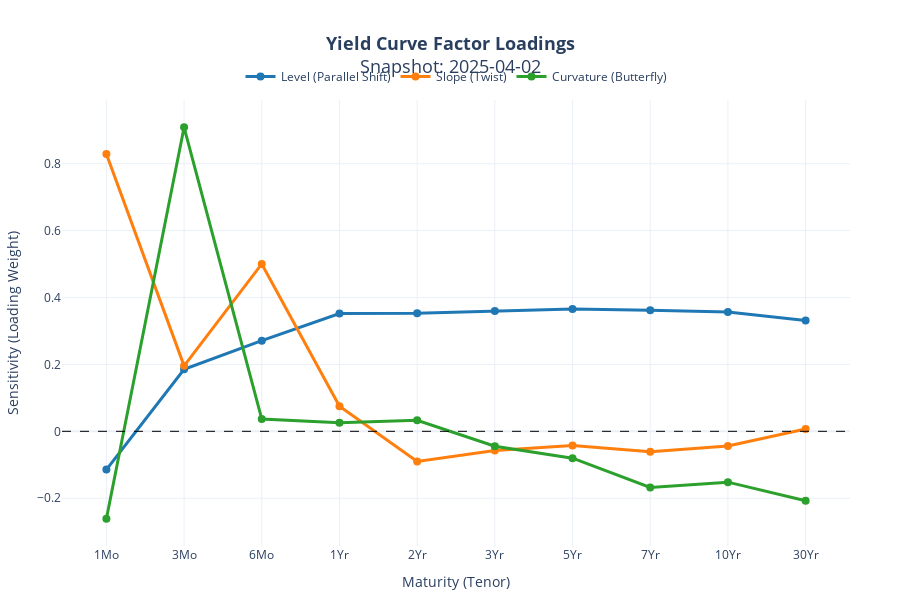

Source (notebook cell):
### Code cell
my_date = '2025-04-02'
fig = plot_loadings_by_date(rolling_loadings, my_date)
fig.show()

### Figure 1 — Plotly figure (JSON) as saved in the notebook; plotly's stock layout.template omitted (floating-point values rounded to 4 significant figures)
{"data": [{"hovertemplate": "<b>Tenor:</b> %{x}<br><b>Loading:</b> %{y:.4f}<extra></extra>", "line": {"color": "#1f77b4", "width": 3}, "marker": {"size": 8}, "mode": "lines+markers", "name": "Level (Parallel Shift)", "type": "scatter", "x": ["1Mo", "3Mo", "6Mo", "1Yr", "2Yr", "3Yr", "5Yr", "7Yr", "10Yr", "30Yr"], "y": [-0.1144, 0.1855, 0.2711, 0.352, 0.3529, 0.3594, 0.3654, 0.362, 0.3566, 0.3313]}, {"hovertemplate": "<b>Tenor:</b> %{x}<br><b>Loading:</b> %{y:.4f}<extra></extra>", "line": {"color": "#ff7f0e", "width": 3}, "marker": {"size": 8}, "mode": "lines+markers", "name": "Slope (Twist)", "type": "scatter", "x": ["1Mo", "3Mo", "6Mo", "1Yr", "2Yr", "3Yr", "5Yr", "7Yr", "10Yr", "30Yr"], "y": [0.8287, 0.1957, 0.5003, 0.07508, -0.09028, -0.0573, -0.04251, -0.06142, -0.04362, 0.006818]}, {"hovertemplate": "<b>Tenor:</b> %{x}<br><b>Loading:</b> %{y:.4f}<extra></extra>", "line": {"color": "#2ca02c", "width": 3}, "marker": {"size": 8}, "mode": "lines+markers", "name": "Curvature (Butterfly)", "type": "scatter", "x": ["1Mo", "3Mo", "6Mo", "1Yr", "2Yr", "3Yr", "5Yr", "7Yr", "10Yr", "30Yr"], "y": [-0.2612, 0.9088, 0.03651, 0.02561, 0.03315, -0.04446, -0.0804, -0.1676, -0.152, -0.2078]}], "layout": {"height": 600, "hovermode": "x unified", "legend": {"orientation": "h", "x": 0.5, "xanchor": "center", "y": 1.02, "yanchor": "bottom"}, "margin": {"b": 50, "l": 50, "r": 50, "t": 100}, "shapes": [{"line": {"color": "black", "dash": "dash", "width": 1}, "type": "line", "x0": 0, "x1": 1, "xref": "x domain", "y0": 0, "y1": 0, "yref": "y"}], "title": {"font": {"size": 18}, "text": "<b>Yield Curve Factor Loadings</b><br>Snapshot: 2025-04-02", "x": 0.5}, "xaxis": {"title": {"text": "Maturity (Tenor)"}}, "yaxis": {"title": {"text": "Sensitivity (Loading Weight)"}}}}
